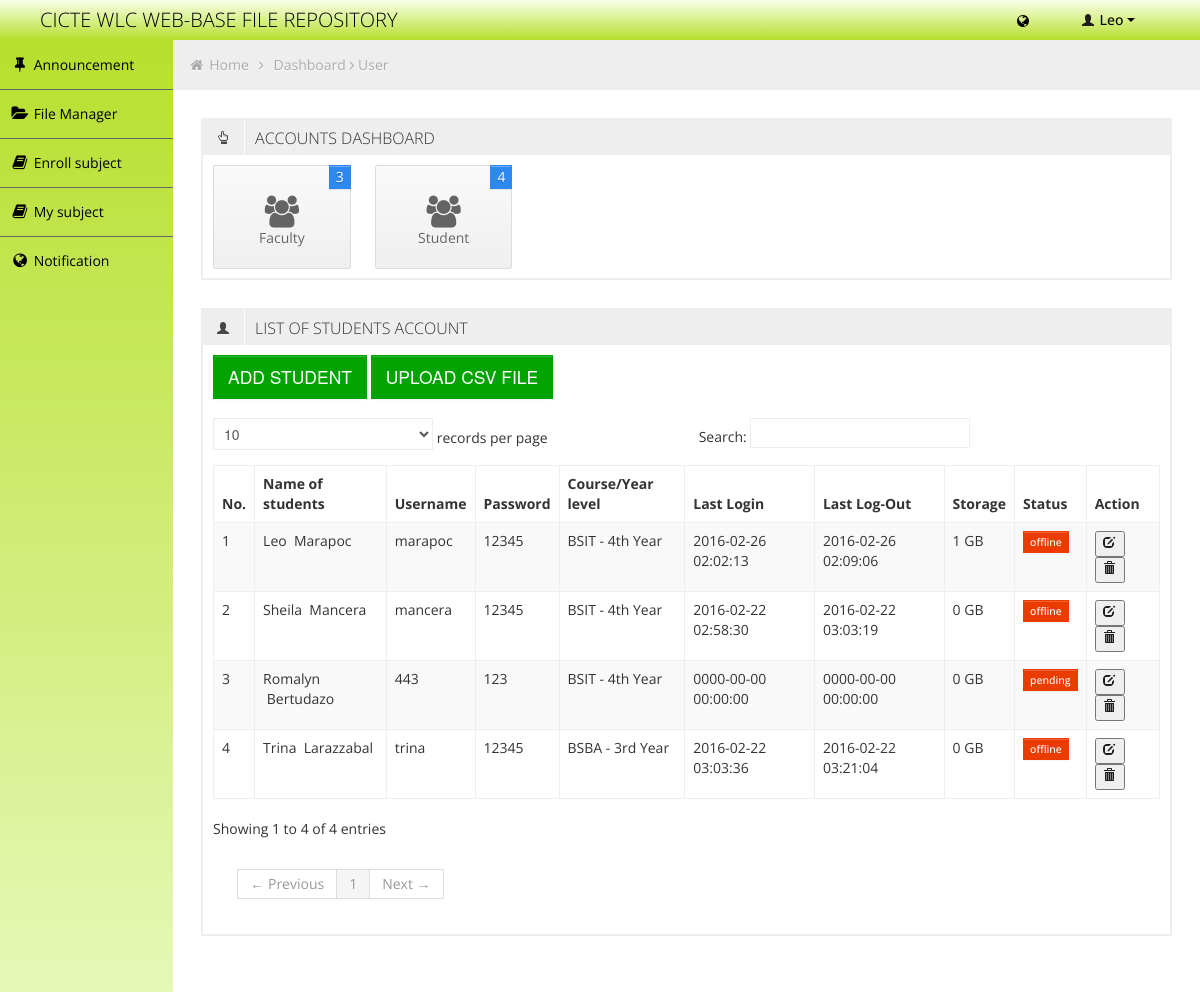
Screenshot of /user.php?student=true (signed in) with the database file from the repository.
### tables this page shows
CREATE TABLE `fr_stud` (
  `id` int(11) NOT NULL auto_increment,
  `user_id` int(11) NOT NULL,
  `ControlNo` int(11) NOT NULL,
  `FName` varchar(50) NOT NULL,
  `LName` varchar(50) NOT NULL,
  `Mname` varchar(50) NOT NULL,
  `Course` varchar(30) NOT NULL,
  `Year` varchar(30) NOT NULL,
  `size_limit` int(11) NOT NULL,
  PRIMARY KEY  (`id`),
  UNIQUE KEY `ControlNo` (`ControlNo`)
);

CREATE TABLE `fr_path` (
  `id` int(11) NOT NULL auto_increment,
  `url` varchar(30000) NOT NULL,
  `user_id` int(11) NOT NULL,
  PRIMARY KEY  (`id`)
);

CREATE TABLE `fr_user` (
  `id` int(11) NOT NULL auto_increment,
  `username` varchar(50) NOT NULL,
  `password` varchar(50) NOT NULL,
  `UserLvl` int(11) NOT NULL,
  `status` enum('online','pending','offline') NOT NULL default 'pending',
  `last_login_date` datetime NOT NULL,
  `last_logout_date` datetime NOT NULL,
  `activate` int(11) NOT NULL default '1',
  PRIMARY KEY  (`id`)
);

### user.php (the view, shortened to what this page needs)
<!DOCTYPE html>
<html lang="en">
<head>
	<link id="bootstrap-style" href="css/bootstrap.min.css" rel="stylesheet">
	<link href="css/bootstrap-responsive.min.css" rel="stylesheet">
	<link id="base-style" href="css/style.css" rel="stylesheet">
	<link id="base-style-responsive" href="css/style-responsive.css" rel="stylesheet">
</head>
<body>
	<?php include('php/header.php'); ?>
	<div class="container-fluid-full">
		<div class="row-fluid">
			<?php include('php/menu.php'); ?>
			<div id="content" class="span10">
				<ul class="breadcrumb">
					<li>
						<i class="icon-home"></i>
						<a href="index.php">Home</a>
						<i class="icon-angle-right"></i>
					</li>
					<li><a href="dashboard.php">Dashboard</a></li>
					<i class="icon-angle-right"></i>
					<li><a href="">User</a></li>
				</ul>
				<div class="row-fluid">
					<div class="box defualt span12">
						<div class="box-header">
							<h2><i class="halflings-icon hand-top"></i><span class="break"></span>ACCOUNTS DASHBOARD</h2>
						</div>
						<div class="box-content">
							<a href="user.php?faculty=true" class="quick-button span2">
								<i class="icon-group"></i>
								<p>Faculty</p>
								<?php
									$result = mysql_query("SELECT * FROM fr_staff");
								?>
								<span class="notification blue"><?php echo mysql_num_rows($result); ?></span>
							</a>
							<a href="user.php?student=true" class="quick-button span2">
								<i class="icon-group"></i>
								<p>Student</p>
								<?php
									$result = mysql_query("SELECT * FROM fr_stud");
								?>
								<span class="notification blue"><?php echo mysql_num_rows($result); ?></span>
							</a>
							<div class="clearfix"></div>
						</div>
					</div>
				</div>
				<div class="row-fluid sortable">
				<div class="box span12">
					<?php
						if(isset($_GET['faculty']))
						{
					?>
							<div class="box-header" data-original-title>
						<h2><i class="halflings-icon user"></i><span class="break"></span>LIST OF FACULTY ACCOUNT</h2>
					</div>
					<div class="box-content buttons">
						<a href="user.php?user=faculty"> <button class="btn btn-large btn-success">ADD FACULTY</button> </a>
					</div>
					<div class="box-content">
						<table class="table table-striped table-bordered bootstrap-datatable datatable">
						  <thead>
							  <tr>
							  	  <th>No.</th>
								  <th>Name of Faculty</th>
								  <th>Username</th>
								  <th>Last Login</th>
								  <th>Last Log-Out</th>
								  <th>User Level</th>
								  <th>Storage</th>
								  <th>Status</th>
								  <th>Action</th>
							  </tr>
						  </thead>
						  <tbody>
						  	<?php
						  			if($_SESSION['Ulvl'] >= 3)
									{
										$result = mysql_query("SELECT fr_user.*,position.Position,fr_staff.FirstN,fr_staff.LastN,fr_staff.midN,fr_staff.size_limit FROM fr_user,position,fr_staff WHERE fr_user.UserLvl > 1 AND fr_user.UserLvl = position.UserLvl AND fr_user.id = fr_staff.user_id ") or die ("Admin :". mysql_error());
									}
								 	if(mysql_num_rows($result) > 0)
								 	{
								 		while ($row = mysql_fetch_array($result))
								 		{
								 		$Count++;
								 ?>
								 		<tr>
											<td><?php echo $Count; ?></td>
											<td><?php echo $row['FirstN'].' &nbsp'.$row['midN'].' &nbsp'.$row['LastN'] ; ?></td>
											<td><?php echo $row['username']; ?></td>
											<td><?php echo $row['last_login_date']; ?></td>
											<td><?php echo $row['last_logout_date']; ?></td>
											<td><?php echo $row['Position']; ?></td>
											<td><?php echo $row['size_limit']; ?> GB</td>
											<td><?php echo $row['status'] == 'online' ? '<span class="btn btn-mini btn-success">'. $row['status'] .'</span>' : '<span class="btn btn-mini btn-danger">'.$row['status'].'</span>' ; ?> </td>
											<td><a href="user.php?user=edit_faculty&&id=<?php echo $row['id']; ?>"><button><i class="halflings-icon edit"></i></button></a> <a onclick="return confirm('Are you sure you want to delete?');" href="php/delete.php?delete=edit_faculty&&id=<?php echo $row['id']; ?>"><button><i class="halflings-icon trash"></i></button></a></td>
										</tr>
								<?php
										}
								?>
								<?php
									}
									else
									{
										echo "<tr > <td colspan='9'> File Records  Empty! </td></tr>";
									}
								?>
						  </tbody>
					  </table>
					</div>
					<?php
						}
						else if(isset($_GET['student']))
						{
					?>
					<div class="box-header" data-original-title>
						<h2><i class="halflings-icon user"></i><span class="break"></span>LIST OF STUDENTS ACCOUNT</h2>
					</div>
					<div class="box-content buttons">
						<a href="user.php?user=student"> <button class="btn btn-large btn-success">ADD STUDENT</button> </a>
						<button class="btn btn-large btn-success btn-setting">UPLOAD CSV FILE</button>
					</div>
					<div class="box-content">
						<table class="table table-striped table-bordered bootstrap-datatable datatable">
						  <thead>
							  <tr>
							  	<th>No.</th>
								<th>Name of students</th>
								<th>Username</th>
								<th>Password</th>
								<th>Course/Year level</th>
								<th>Last Login</th>
								<th>Last Log-Out</th>
								<th>Storage</th>
								<th>Status</th>
								<th>Action</th>
							  </tr>
						  </thead>
						  <tbody>
						  	<?php
									$result = mysql_query("SELECT fr_user.*,fr_stud.FName,fr_stud.LName,fr_stud.Course,fr_stud.Year,fr_stud.size_limit FROM fr_user,fr_stud WHERE fr_user.UserLvl = 1  AND fr_user.id = fr_stud.user_id ") or die ("Instructor :". mysql_error());
								 	if(mysql_num_rows($result) > 0)
								 	{
								 		while ($row = mysql_fetch_array($result))
								 		{
								 		$Count++;
								 ?>
								 		<tr>
								 			<td><?php echo $Count; ?></td>
											<td><?php echo $row['FName'].' &nbsp'.$row['LName'] ; ?></td>
											<td><?php echo $row['username']; ?></td>
											<td><?php echo $row['password']; ?></td>
											<td><?php echo $row['Course'].' - '.$row['Year']; ?></td>
											<td><?php echo $row['last_login_date']; ?></td>
											<td><?php echo $row['last_logout_date']; ?></td>
											<td><?php echo $row['size_limit']; ?> GB</td>
											<td><?php echo $row['status'] == 'online' ? '<span class="btn btn-mini btn-success">'. $row['status'] .'</span>' : '<span class="btn btn-mini btn-danger">'.$row['status'].'</span>' ; ?> </td>
											<td><a href="user.php?user=edit_student&&id=<?php echo $row['id']; ?>"><button><i class="halflings-icon edit"></i></button></a><a onclick="return confirm('Are you sure you want to delete?');" href="php/delete.php?delete=edit_student&&id=<?php echo $row['id']; ?>"><button><i class="halflings-icon trash"></i></button></a></td>
										</tr>
								<?php
										}
									}
								?>
						  </tbody>
					  </table>
					</div>
					<?php
						}
					?>
				</div>
			</div>
			</div>
		</div>
	</div>
</body>
</html>

### php/header.php (shortened to what this page needs)
<?php
		if($_SESSION['UserLvl'] == 1)
		{
			$result1 = mysql_query("SELECT * FROM fr_stud WHERE user_id = '".$_SESSION['user_id']."'");
			$row1 = mysql_fetch_array($result1);
			$name = $row1['FName'];
		}
?>
<div class="navbar">
	<div class="navbar-inner">
		<div class="container-fluid">
			<a class="brand" href=""><span>CICTE WLC WEB-BASE FILE REPOSITORY</span></a>
			<div class="nav-no-collapse header-nav">
				<ul class="nav pull-right">
					<li class="dropdown hidden-phone">
						<a  class="btn dropdown-toggle" data-toggle="dropdown" href="#">
								<i class="icon-globe" id="notifcount"></i>
						</a>
					</li>
					<li class="dropdown">
						<a class="btn dropdown-toggle" data-toggle="dropdown" href="#">
							<i class="halflings-icon white user"></i> <?php echo $name; ?>
							<span class="caret"></span>
						</a>
					</li>
				</ul>
			</div>
		</div>
	</div>
</div>

### php/menu.php
<div id="sidebar-left" class="span2">
	<div class="nav-collapse sidebar-nav">
		<ul class="nav nav-tabs nav-stacked main-menu">
			<li><a href="newsfeed.php"><i class="icon-pushpin"></i><span class="hidden-tablet"> Announcement </span></a></li>
			<?php
				$result = mysql_query("SELECT * FROM  fr_path WHERE user_id = '".$_SESSION['user_id']."'") or die('Error share: '. mysql_error());
			 	if(mysql_num_rows($result) > 0)
			 	{
			 		while ($row = mysql_fetch_array($result))
			 		{
			?>
						<li><a href="index.php?id=<?php echo $row['id']; ?>"><i class="icon-folder-open"></i><span class="hidden-tablet"> File Manager </span></a></li>
			<?php
			 		}
			 	}
			?>
			<?php
				if($_SESSION['UserLvl'] == '1')
				{
			?>
					<li><a href="enroll_subject.php?subject=enroll"><i class="icon-book"></i><span class="hidden-tablet"> Enroll subject </span></a></li>
					<li><a href="enroll_subject.php?subject=subject"><i class="icon-book"></i><span class="hidden-tablet"> My subject </span></a></li>
					<li><a href="messages.php"><i class="icon-globe"></i><span class="hidden-tablet"> Notification</span>
					</a></li>
			<?php
				}
				else
				{
			?>
					<li><a href="dashboard.php"><i class="icon-cog"></i><span class="hidden-tablet"> Dashboard </span></a></li>
					<li><a href="messages.php"><i class="icon-globe"></i><span class="hidden-tablet"> Notification</span>
					</a></li>
			<?php
				}
			?>
		</ul>
	</div>
</div>

### css/style-responsive.css (style rules this page uses)
@media (min-width: 1200px) { .container-fluid-full { overflow: hidden; position: relative; height: 100%; } }
@media (min-width: 1200px) { #content { width: 85.578%; padding: 28px; margin: 0px 0px; margin-left: 14.422% !important; } }
@media (min-width: 1200px) { #sidebar-left { background: rgb(248,255,232); background: -moz-linear-gradient(bottom, rgba(248,255,232,1) 0%, rgba(227,245,171,1) 33%, rgba(183,223,45,1) 100%); background: -webkit-gradient(linear, left bottom, left top, color-stop(0%,rgba(248,255,232,1)), color-stop(33%,rgba(227,245,171,1)), color-stop(100%,rgba(183,223,45,1))); background: -webkit-linear-gradient(bottom, rgba(248,255,232,1) 0%,rgba(227,245,171,1) 33%,rgba(183,223,45,1) 100%); background: -o-linear-gradient(bottom, rgba(248,255,232,1) 0%,rgba(227,245,171,1) 33%,rgba(183,223,45,1) 100%); background: -ms-linear-gradient(bottom, rgba(248,255,232,1) 0%,rgba(227,245,171,1) 33%,rgba(183,223,45,1) 100%); background: linear-gradient(to top, rgba(248,255,232,1) 0%,rgba(227,245,171,1) 33%,rgba(183,223,45,1) 100%); filter: progid:DXImageTransform.Microsoft.gradient( startColorstr='#f8ffe8', endColorstr='#b7df2d',GradientType=0 ); margin-left: 0px !important; position: absolute; height: 100%; } }
@media (min-width: 1200px) { .sidebar-nav > ul { margin: 0px; } }

### css/halflings.css (style rules this page uses)
html, html .halflings { -webkit-font-smoothing: antialiased !important; }
.halflings-icon { display: inline-block; width: 14px; height: 14px; line-height: 14px; vertical-align: text-top; background-image: url(../img/glyphicons_halflings.svg); background-position: 0 0; background-repeat: no-repeat; vertical-align: top; *display: inline; *zoom: 1; *margin-right: .3em; }
.halflings-icon.user { background-position: -168px 0; }
.halflings-icon.trash { background-position: -456px 0; }
.halflings-icon.edit { background-position: -96px -72px; }
.halflings-icon.hand-top { background-position: -192px -144px; }

### rows the page displays
fr_stud: FName "Leo", LName "Marapoc", user.username "marapoc", user.password "12345", Course "BSIT", Year "4th Year", user.last_login_date "2016-02-26 02:02:13", user.last_logout_date "2016-02-26 02:09:06", size_limit "1", user.status "offline"
fr_stud: FName "Sheila", LName "Mancera", user.username "mancera", user.password "12345", Course "BSIT", Year "4th Year", user.last_login_date "2016-02-22 02:58:30", user.last_logout_date "2016-02-22 03:03:19", size_limit "0", user.status "offline"
fr_stud: FName "Romalyn", LName "Bertudazo", user.username "443", user.password "123", Course "BSIT", Year "4th Year", user.last_login_date "0000-00-00 00:00:00", user.last_logout_date "0000-00-00 00:00:00", size_limit "0", user.status "pending"
fr_stud: FName "Trina", LName "Larazzabal", user.username "trina", user.password "12345", Course "BSBA", Year "3rd Year", user.last_login_date "2016-02-22 03:03:36", user.last_logout_date "2016-02-22 03:21:04", size_limit "0", user.status "offline"

### other values shown
mysql_num_rows($result) "3"
mysql_num_rows($result) "4"
